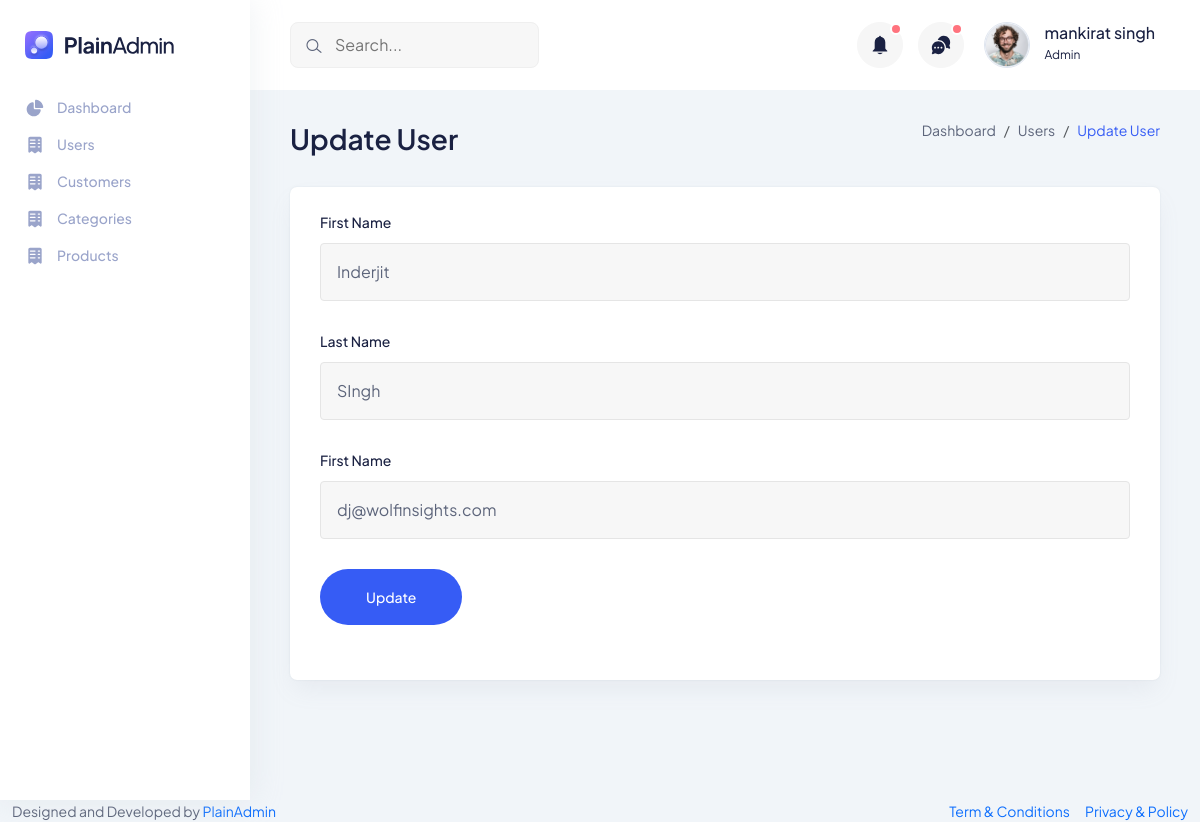
Screenshot of /app/user/edit/2 (signed in) with the database file from the repository.
### tables this page shows
CREATE TABLE users ( id INTEGER PRIMARY KEY AUTOINCREMENT ,pubic_id TEXT NOT NULL,  first_name TEXT NOT NULL, last_name TEXT NOT NULL,  email TEXT UNIQUE NOT NULL,  password TEXT NOT NULL,role INTEGER NOT NULL,is_active INTEGER DEFAULT 1 );

### web.py (the view)
        @app.route('/app/user/edit/<user_id>', methods=['GET'])
        @require_session_authentication
        def user_get(user_id):
            try:
                if request.method == "GET":
                    data=getUser(cursor,user_id)
                    user=getCurrentUser(cursor)
                    return render_template('/app/user/add_user.html',page='update user',action='/app/user/update/'+user_id,method="POST", user=user,data=data)
            except Exception as e:
                return handle_bad_request(e)

### controller/web/user.py (called while the page is built)
def getCurrentUser(cursor):
    public_id=session.get("public_id")
    user=getOneQuery(cursor,'SELECT * from users WHERE pubic_id=?',(public_id,))
    return user

def getUser(cursor,userid):
    try:
        result=getOneQuery(cursor,'SELECT id,first_name,last_name,email from users WHERE id=?',(userid))
        if not result:
            raise Exception(getMessage('USER_NOT_FOUND'))
        return result
    except Exception as e:
        return handle_bad_request(e)

### services/query.py (called while the page is built)
def getOneQuery(cursor,query,values):
    try:
        cursor.execute(query,values)
        result=cursor.fetchone()
        return result
    except Exception as e:
        print(e)

### templates/app/user/add_user.html (shortened to what this page needs)
{% include "includes/head.html" %}
{% include "includes/sidebar.html" %}
    <main class="main-wrapper">
        {% include "includes/header.html" %}
<section class="tab-components">
    <div class="container-fluid">
      <div class="title-wrapper pt-30">
        <div class="row align-items-center">
          <div class="col-md-6">
            <div class="title">
              <h2 style="text-transform: capitalize;">{{page}}</h2>
            </div>
          </div>
          <div class="col-md-6">
            <div class="breadcrumb-wrapper">
              <nav aria-label="breadcrumb">
                <ol class="breadcrumb">
                  <li class="breadcrumb-item">
                    <a href="/app/dashboard">Dashboard</a>
                  </li>
                  <li class="breadcrumb-item"><a href="/app/users">Users</a></li>
                  <li style="text-transform: capitalize;" class="breadcrumb-item active" aria-current="page">
                    {{page}}
                  </li>
                </ol>
              </nav>
            </div>
          </div>
        </div>
      </div>
        <div class="row">
          <div class="col-lg-12">
            <div class="col-lg-12">
                <form action= "{{ action }}"   method="{{ method }}">
                <div class="card-style">
                  <div class="input-style-1">
                    <label>First Name</label>
                    <input type="text" name="first_name" placeholder="First Name" value="{{data.first_name}}" required>
                  </div>
                  <div class="input-style-1">
                    <label>Last Name</label>
                    <input type="text" name="last_name" placeholder="Last Name" value="{{data.last_name}}" required>
                  </div>
                  <div class="input-style-1">
                    <label>First Name</label>
                    <input type="email" name="email" placeholder="Email" value="{{data.email}}" required>
                  </div>
                  <div class="input-style-1">
                  <div class="select-position select-sm">
                    <button type="submit" class="main-btn primary-btn rounded-full btn-hover">{% if data  %} Update  {% else %} Add {% endif %}</a>
                </div>
              </div>
                </div>
                </form>
                </div>
              </div>
        </div>
      </div>
  </section>
    </main>
{% include "includes/footer.html" %}

### templates/includes/header.html (shortened to what this page needs)
<header class="header">
    <div class="container-fluid">
      <div class="row">
        <div class="col-lg-5 col-md-5 col-6">
          <div class="header-left d-flex align-items-center">
            <div class="header-search d-none d-md-flex">
              <form action="#">
                <input type="text" placeholder="Search..." />
                <button><i class="lni lni-search-alt"></i></button>
              </form>
            </div>
          </div>
        </div>
        <div class="col-lg-7 col-md-7 col-6">
          <div class="header-right">
            <div class="notification-box ml-15 d-none d-md-flex">
              <button class="dropdown-toggle" type="button" id="notification" data-bs-toggle="dropdown"
                aria-expanded="false">
                <span></span>
              </button>
            </div>
            <div class="header-message-box ml-15 d-none d-md-flex">
              <button class="dropdown-toggle" type="button" id="message" data-bs-toggle="dropdown"
                aria-expanded="false">
                <span></span>
              </button>
            </div>
            <div class="profile-box ml-15">
              <button class="dropdown-toggle bg-transparent border-0" type="button" id="profile"
                data-bs-toggle="dropdown" aria-expanded="false">
                <div class="profile-info">
                  <div class="info">
                    <div class="image">
                      <img src="{{ url_for('static', filename='assets/images/profile/profile-image.png') }}" alt="" />
                    </div>
                    <div>
                      <h6 class="fw-500">{{ user[2] + ' ' + user[3]  }}</h6>
                      <p>{% if user[6] == 2 %} Sub Admin {% else %} Admin {% endif %} </p>
                    </div>
                  </div>
                </div>
              </button>
            </div>
          </div>
        </div>
      </div>
    </div>
  </header>

### static/assets/css/fullcalendar.css (style rules this page uses)
:root { --fc-daygrid-event-dot-width:8px;--fc-list-event-dot-width:10px;--fc-list-event-hover-bg-color:#f5f5f5 }

### rows the page displays
users: first_name+last_name "mankirat singh"
users: first_name "Inderjit", last_name "SIngh", email "dj@wolfinsights.com"

### other values shown
{{ page }} "Update User"
